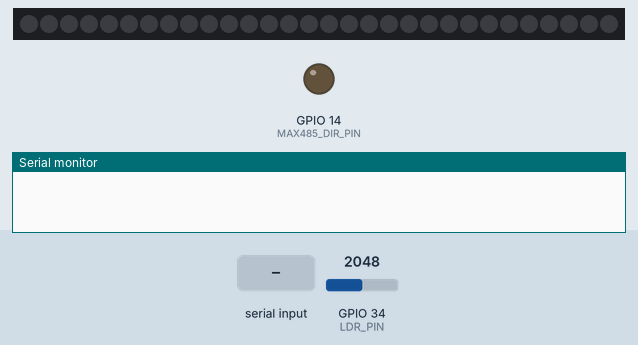
Recording of a sketch running on a simulated ESP32. Parts: 30 RGB LEDs in strip order, left to right, output pins drawn as LEDs (lit = HIGH), the last lines printed to the serial monitor. The test bench sets the inputs (shaded band); at power-on: GPIO 34 (LDR_PIN) = 2048. Dim RGB values are drawn brighter than linear.

Above: at 1.2 s.
1.3 s: "1,90,45\n" received over Serial
At 2.8 s:
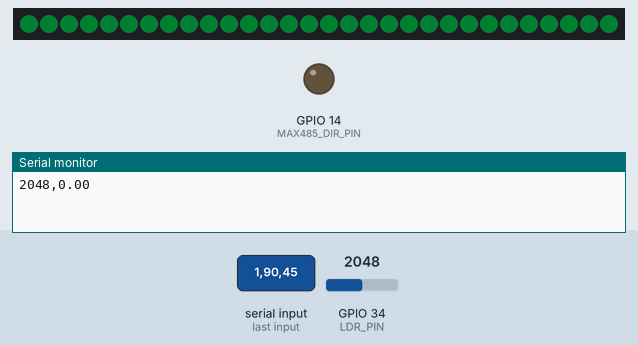
7.8 s: "90,45,200\n" received over Serial
At 9.8 s:
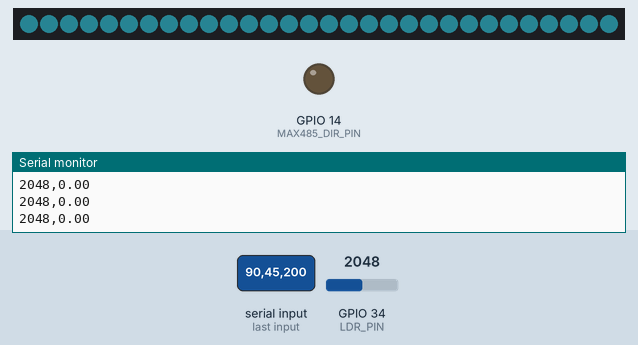
At 21.3 s:
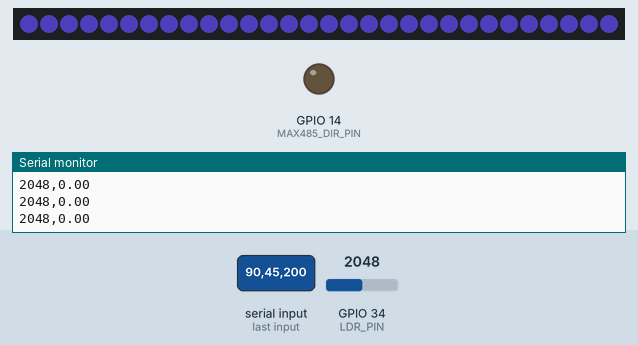
Timing chart, 0 to 22.8 s (numbered marks = the images above; inputs shaded):
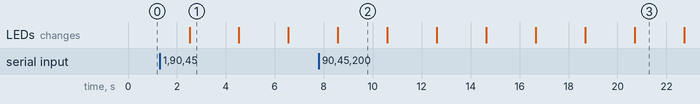

The sketch:

ArduinoCodeBefore.ino
```cpp
#include <Adafruit_NeoPixel.h>
#include <ModbusMaster.h>

#if !defined(ESP32)
#include <SoftwareSerial.h>
#endif

#define NUM_LEDS 30
#define LERP_SPEED 0.06

#if defined(ESP32)

#define LDR_PIN 34
// WROVER-B safe mapping (avoid boot strapping pins and PSRAM pins 16/17).
#define LED_PIN 27
#define RS485_RX_PIN 26
#define RS485_TX_PIN 25

#define MAX485_DIR_PIN 14
#define MAX485_DE MAX485_DIR_PIN
#define MAX485_RE_NEG MAX485_DIR_PIN

HardwareSerial rs485Serial(2);
#else
#define LDR_PIN A0
#define LED_PIN 10
#define MAX485_DE 3
#define MAX485_RE_NEG 2

SoftwareSerial rs485Serial(7, 8);
#endif

ModbusMaster node;
Adafruit_NeoPixel strip(NUM_LEDS, LED_PIN, NEO_GRB + NEO_KHZ800);

String inputBuffer = "";
float curR = 0, curG = 0, curB = 0;
float tgtR = 0, tgtG = 0, tgtB = 0;

float windSpeed = 0;
unsigned long lastModbus = 0;

void preTransmission() {
  digitalWrite(MAX485_RE_NEG, 1);
  digitalWrite(MAX485_DE, 1);
}

void postTransmission() {
  digitalWrite(MAX485_RE_NEG, 0);
  digitalWrite(MAX485_DE, 0);
}

void setup() {
  Serial.begin(9600);

  pinMode(MAX485_DE, OUTPUT);
  pinMode(MAX485_RE_NEG, OUTPUT);
  digitalWrite(MAX485_RE_NEG, 0);
  digitalWrite(MAX485_DE, 0);

  #if defined(ESP32)
  rs485Serial.begin(4800, SERIAL_8N1, RS485_RX_PIN, RS485_TX_PIN);
  #else
  rs485Serial.begin(4800);
  #endif

  node.begin(1, rs485Serial);
  node.preTransmission(preTransmission);
  node.postTransmission(postTransmission);

  strip.begin();
  strip.show();
}

void loop() {
  if (millis() - lastModbus >= 500) {
    lastModbus = millis();

    if (node.readHoldingRegisters(0, 1) == node.ku8MBSuccess) {
      windSpeed = node.getResponseBuffer(0) * 0.1;
    }

    int ldr = analogRead(LDR_PIN);
    Serial.print(ldr);
    Serial.print(",");
    Serial.println(windSpeed, 2);
  }

  while (Serial.available() > 0) {
    char c = Serial.read();
    if (c == '\n') {
      int i1 = inputBuffer.indexOf(',');
      int i2 = inputBuffer.indexOf(',', i1 + 1);
      if (i1 > 0 && i2 > i1) {
        tgtR = inputBuffer.substring(0, i1).toInt();
        tgtG = inputBuffer.substring(i1 + 1, i2).toInt();
        tgtB = inputBuffer.substring(i2 + 1).toInt();
      }
      inputBuffer = "";
    } else {
      inputBuffer += c;
    }
  }

  curR += (tgtR - curR) * LERP_SPEED;
  curG += (tgtG - curG) * LERP_SPEED;
  curB += (tgtB - curB) * LERP_SPEED;

  for (int i = 0; i < NUM_LEDS; i++) {
    strip.setPixelColor(i, strip.Color((int)curR, (int)curG, (int)curB));
  }
  strip.show();

  delay(20);
}
```

Measured:
- after the input at 1.3 s, the LEDs: change after 1.2 s (image 1)
- after the input at 7.8 s, the LEDs: change after 0.78 s (image 2)
